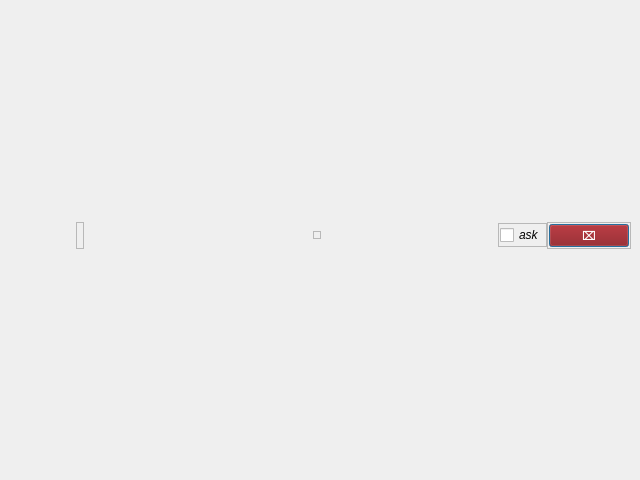
<?xml version="1.0" encoding="UTF-8"?>
<ui version="4.0">
 <class>CustomQueryResult</class>
 <widget class="QDialog" name="CustomQueryResult">
  <property name="geometry">
   <rect>
    <x>0</x>
    <y>0</y>
    <width>640</width>
    <height>480</height>
   </rect>
  </property>
  <property name="windowTitle">
   <string>Query result</string>
  </property>
  <layout class="QVBoxLayout" name="verticalLayout">
   <property name="spacing">
    <number>3</number>
   </property>
   <property name="leftMargin">
    <number>3</number>
   </property>
   <property name="topMargin">
    <number>3</number>
   </property>
   <property name="rightMargin">
    <number>3</number>
   </property>
   <item>
    <layout class="QGridLayout" name="gridLayout">
     <item row="0" column="8">
      <layout class="QHBoxLayout" name="horizontalLayout">
       <property name="spacing">
        <number>0</number>
       </property>
       <property name="leftMargin">
        <number>0</number>
       </property>
       <property name="topMargin">
        <number>0</number>
       </property>
       <property name="rightMargin">
        <number>0</number>
       </property>
       <property name="bottomMargin">
        <number>0</number>
       </property>
       <item>
        <spacer name="horizontalSpacer_4">
         <property name="orientation">
          <enum>Qt::Horizontal</enum>
         </property>
         <property name="sizeHint" stdset="0">
          <size>
           <width>20</width>
           <height>20</height>
          </size>
         </property>
        </spacer>
       </item>
       <item>
        <widget class="QFrame" name="closeMsgFrame">
         <property name="sizePolicy">
          <sizepolicy hsizetype="Fixed" vsizetype="Fixed">
           <horstretch>0</horstretch>
           <verstretch>0</verstretch>
          </sizepolicy>
         </property>
         <property name="frameShape">
          <enum>QFrame::StyledPanel</enum>
         </property>
         <property name="frameShadow">
          <enum>QFrame::Sunken</enum>
         </property>
         <layout class="QVBoxLayout" name="closeMsgLayout">
          <property name="spacing">
           <number>0</number>
          </property>
          <property name="leftMargin">
           <number>1</number>
          </property>
          <property name="topMargin">
           <number>1</number>
          </property>
          <property name="rightMargin">
           <number>1</number>
          </property>
          <property name="bottomMargin">
           <number>1</number>
          </property>
          <item>
           <widget class="QCheckBox" name="closeMessageCheckBox">
            <property name="font">
             <font>
              <italic>true</italic>
              <underline>false</underline>
             </font>
            </property>
            <property name="text">
             <string>ask</string>
            </property>
           </widget>
          </item>
         </layout>
        </widget>
       </item>
       <item>
        <layout class="QHBoxLayout" name="closeLay">
         <property name="spacing">
          <number>0</number>
         </property>
         <property name="rightMargin">
          <number>6</number>
         </property>
         <item>
          <widget class="QFrame" name="cancelVerticalSubFrame">
           <property name="frameShape">
            <enum>QFrame::StyledPanel</enum>
           </property>
           <property name="frameShadow">
            <enum>QFrame::Raised</enum>
           </property>
           <layout class="QVBoxLayout" name="cancelVerticalSubLayout">
            <property name="spacing">
             <number>0</number>
            </property>
            <property name="leftMargin">
             <number>1</number>
            </property>
            <property name="topMargin">
             <number>1</number>
            </property>
            <property name="rightMargin">
             <number>1</number>
            </property>
            <property name="bottomMargin">
             <number>1</number>
            </property>
            <item>
             <widget class="QPushButton" name="Cancel_button">
              <property name="sizePolicy">
               <sizepolicy hsizetype="Preferred" vsizetype="Fixed">
                <horstretch>0</horstretch>
                <verstretch>0</verstretch>
               </sizepolicy>
              </property>
              <property name="font">
               <font>
                <weight>75</weight>
                <bold>true</bold>
               </font>
              </property>
              <property name="styleSheet">
               <string notr="true">background: darkred; color: white;</string>
              </property>
              <property name="text">
               <string>⌧</string>
              </property>
             </widget>
            </item>
           </layout>
          </widget>
         </item>
        </layout>
       </item>
      </layout>
     </item>
     <item row="0" column="7">
      <spacer name="horizontalSpacer">
       <property name="orientation">
        <enum>Qt::Horizontal</enum>
       </property>
       <property name="sizeType">
        <enum>QSizePolicy::Expanding</enum>
       </property>
       <property name="sizeHint" stdset="0">
        <size>
         <width>20</width>
         <height>20</height>
        </size>
       </property>
      </spacer>
     </item>
     <item row="0" column="5">
      <spacer name="horizontalSpacer_2">
       <property name="orientation">
        <enum>Qt::Horizontal</enum>
       </property>
       <property name="sizeHint" stdset="0">
        <size>
         <width>60</width>
         <height>20</height>
        </size>
       </property>
      </spacer>
     </item>
     <item row="0" column="6">
      <widget class="QFrame" name="frame">
       <property name="sizePolicy">
        <sizepolicy hsizetype="Preferred" vsizetype="Fixed">
         <horstretch>0</horstretch>
         <verstretch>0</verstretch>
        </sizepolicy>
       </property>
       <property name="frameShape">
        <enum>QFrame::StyledPanel</enum>
       </property>
       <property name="frameShadow">
        <enum>QFrame::Raised</enum>
       </property>
       <layout class="QHBoxLayout" name="rescaleLayout">
        <property name="spacing">
         <number>6</number>
        </property>
        <property name="leftMargin">
         <number>3</number>
        </property>
        <property name="topMargin">
         <number>3</number>
        </property>
        <property name="rightMargin">
         <number>3</number>
        </property>
        <property name="bottomMargin">
         <number>3</number>
        </property>
       </layout>
      </widget>
     </item>
     <item row="0" column="2">
      <widget class="QFrame" name="fontHorizontalFrame">
       <property name="sizePolicy">
        <sizepolicy hsizetype="Expanding" vsizetype="Preferred">
         <horstretch>0</horstretch>
         <verstretch>0</verstretch>
        </sizepolicy>
       </property>
       <layout class="QHBoxLayout" name="fontHorizontalLayout">
        <property name="spacing">
         <number>0</number>
        </property>
        <property name="leftMargin">
         <number>0</number>
        </property>
        <property name="topMargin">
         <number>0</number>
        </property>
        <property name="rightMargin">
         <number>0</number>
        </property>
        <property name="bottomMargin">
         <number>0</number>
        </property>
        <item>
         <widget class="QFrame" name="fontFrame">
          <property name="sizePolicy">
           <sizepolicy hsizetype="Fixed" vsizetype="Preferred">
            <horstretch>0</horstretch>
            <verstretch>0</verstretch>
           </sizepolicy>
          </property>
          <property name="frameShape">
           <enum>QFrame::StyledPanel</enum>
          </property>
          <property name="frameShadow">
           <enum>QFrame::Raised</enum>
          </property>
          <layout class="QHBoxLayout" name="fontSubLay">
           <property name="spacing">
            <number>3</number>
           </property>
           <property name="leftMargin">
            <number>3</number>
           </property>
           <property name="topMargin">
            <number>3</number>
           </property>
           <property name="rightMargin">
            <number>3</number>
           </property>
           <property name="bottomMargin">
            <number>3</number>
           </property>
          </layout>
         </widget>
        </item>
       </layout>
      </widget>
     </item>
    </layout>
   </item>
  </layout>
 </widget>
 <resources/>
 <connections/>
</ui>
